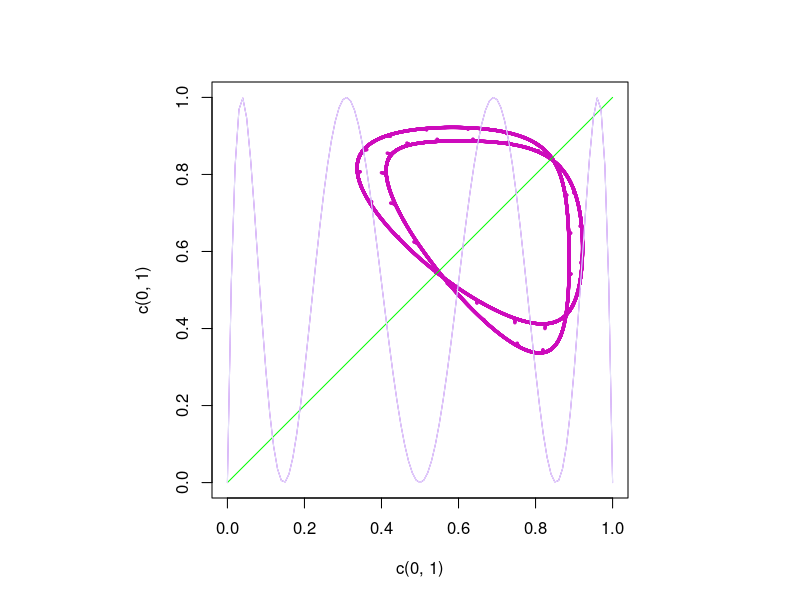
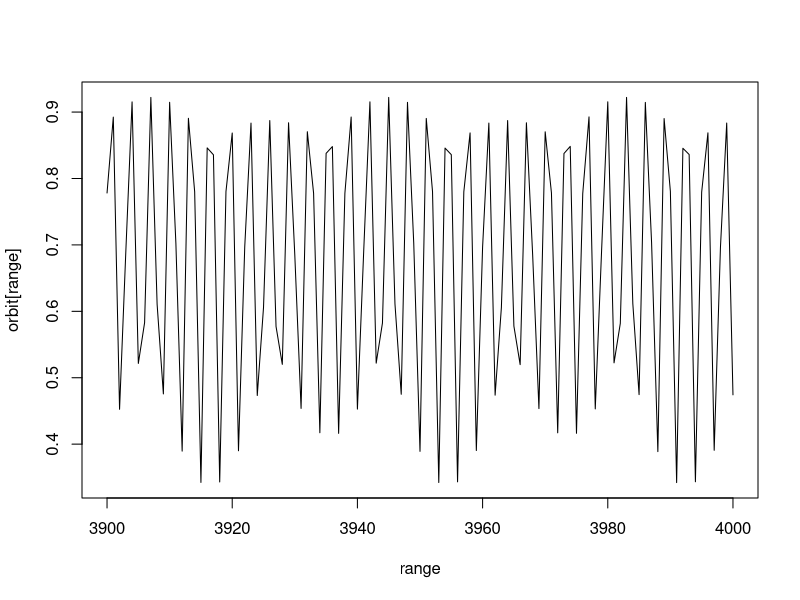
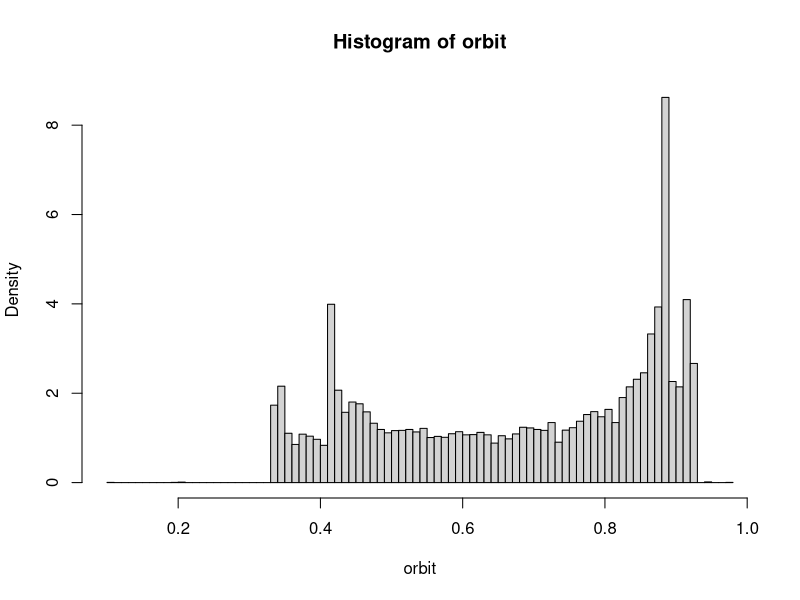

Source code (R) for these figures, in order:
# #  This first version, while having cool properties (?) is not correct
# plot(c(0,1),c(0,1), t='n')
# numits = 1000 
# 
# for (N in 2:20) {
#   x=.2
#   orbit = x
#   for (i in 1:N){
#     xnext = (3.87 + .13*runif(1))*x*(1-x)
#     orbit  = c(orbit,xnext)
#     x = xnext
#   }
#   k=length(orbit)
#   for (i in 1:numits){
#     xnext = 1/N*sum((3.87 + .13*runif(N))*orbit[(k-(N-1)):k]*(1-orbit[(k-(N-1)):k]))
#     orbit  = c(orbit,xnext)
#     x = xnext
#   }
# points(orbit[N:(numits+N)],orbit[(N+1):(numits+N+1)],xlim=c(0,1),ylim=c(0,1), col=N, cex=.1+N/5)
# }

#  Test -  find stochastic period (from note)
par(pty = 's')
plot(c(0,1),c(0,1), t='n', asp=1)
numits = 20000 

P = 3 # period to look for: don't use "T" because that means "True"
N=6
gam = 0.066
#gam = 0
noise = 0
#noise   = .01
#noise =  .13
base =  4
#base = 3.88
#base = 3.3

#set.seed(47)
x=runif(1)
#x = .2
orbit = x
for (i in 1:(N*P)){
  xnext= (base-noise + noise*runif(1))*x*(1-x)
  orbit  = c(orbit,xnext)
  x = xnext
}
for (k in (N*P):(numits+N*P)){
  S1 = seq((k-(N-1)*P),k,by = P) # which previous points to average over, part 1
  S2 = seq((k -(N*P)+1),(k-P+1),by = P)  # which points to average, part 2
  xnext = (1-gam)*(1/N)*sum((base-noise + noise*runif(N))*orbit[S1]*(1-orbit[S1]))
          + gam*(1/N)*sum((base-noise + noise*runif(N))*orbit[S2]*(1-orbit[S2]))
   orbit = c(orbit,xnext)       
}
range = 1000:20000

points(orbit[range],orbit[(range+1)],xlim=c(0,1),ylim=c(0,1), col=N, cex=.1+N/30)
lines(c(0,1),c(0,1),col = 'green')
# plot a graph of the Pth iterate of the deterministic map on top
a1 = base-noise
a2 = base

x0vals  = seq(0,1,by = .01)
x1vals = x0vals
x2vals = x0vals
for (j in 1:P){
 x1vals = a1*x1vals*(1-x1vals)
 x2vals = a2*x2vals*(1-x2vals)
}
lines(x0vals,x1vals,col = 'purple')
lines(x0vals,x2vals,col = 'lavender')

# for the time series plot
range = 3900:4000
par(pty =  'm')
plot(range,orbit[range],type ='l')

# look at  the distribution of orbit points
hist(orbit,breaks = 100, freq = F)
